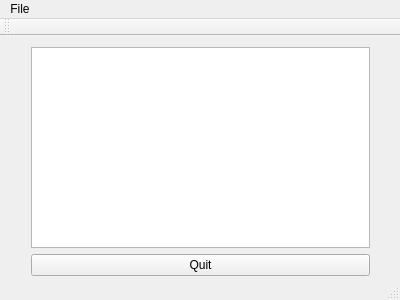
<?xml version="1.0" encoding="UTF-8"?>
<ui version="4.0">
 <class>NotePad</class>
 <widget class="QMainWindow" name="NotePad">
  <property name="geometry">
   <rect>
    <x>0</x>
    <y>0</y>
    <width>400</width>
    <height>300</height>
   </rect>
  </property>
  <property name="windowTitle">
   <string>NotePad</string>
  </property>
  <widget class="QWidget" name="centralWidget">
   <widget class="QWidget" name="">
    <property name="geometry">
     <rect>
      <x>20</x>
      <y>0</y>
      <width>361</width>
      <height>251</height>
     </rect>
    </property>
    <layout class="QVBoxLayout" name="verticalLayout">
     <item>
      <widget class="QTextEdit" name="textEdit"/>
     </item>
     <item>
      <widget class="QPushButton" name="quitButton">
       <property name="text">
        <string>Quit</string>
       </property>
      </widget>
     </item>
    </layout>
   </widget>
  </widget>
  <widget class="QMenuBar" name="menuBar">
   <property name="geometry">
    <rect>
     <x>0</x>
     <y>0</y>
     <width>400</width>
     <height>20</height>
    </rect>
   </property>
   <widget class="QMenu" name="menuFile">
    <property name="title">
     <string>File</string>
    </property>
    <addaction name="actionOpen"/>
    <addaction name="actionSave"/>
   </widget>
   <addaction name="menuFile"/>
  </widget>
  <widget class="QToolBar" name="mainToolBar">
   <attribute name="toolBarArea">
    <enum>TopToolBarArea</enum>
   </attribute>
   <attribute name="toolBarBreak">
    <bool>false</bool>
   </attribute>
  </widget>
  <widget class="QStatusBar" name="statusBar"/>
  <action name="actionOpen">
   <property name="text">
    <string>Open</string>
   </property>
  </action>
  <action name="actionSave">
   <property name="text">
    <string>Save</string>
   </property>
  </action>
 </widget>
 <layoutdefault spacing="6" margin="11"/>
 <resources/>
 <connections/>
</ui>
